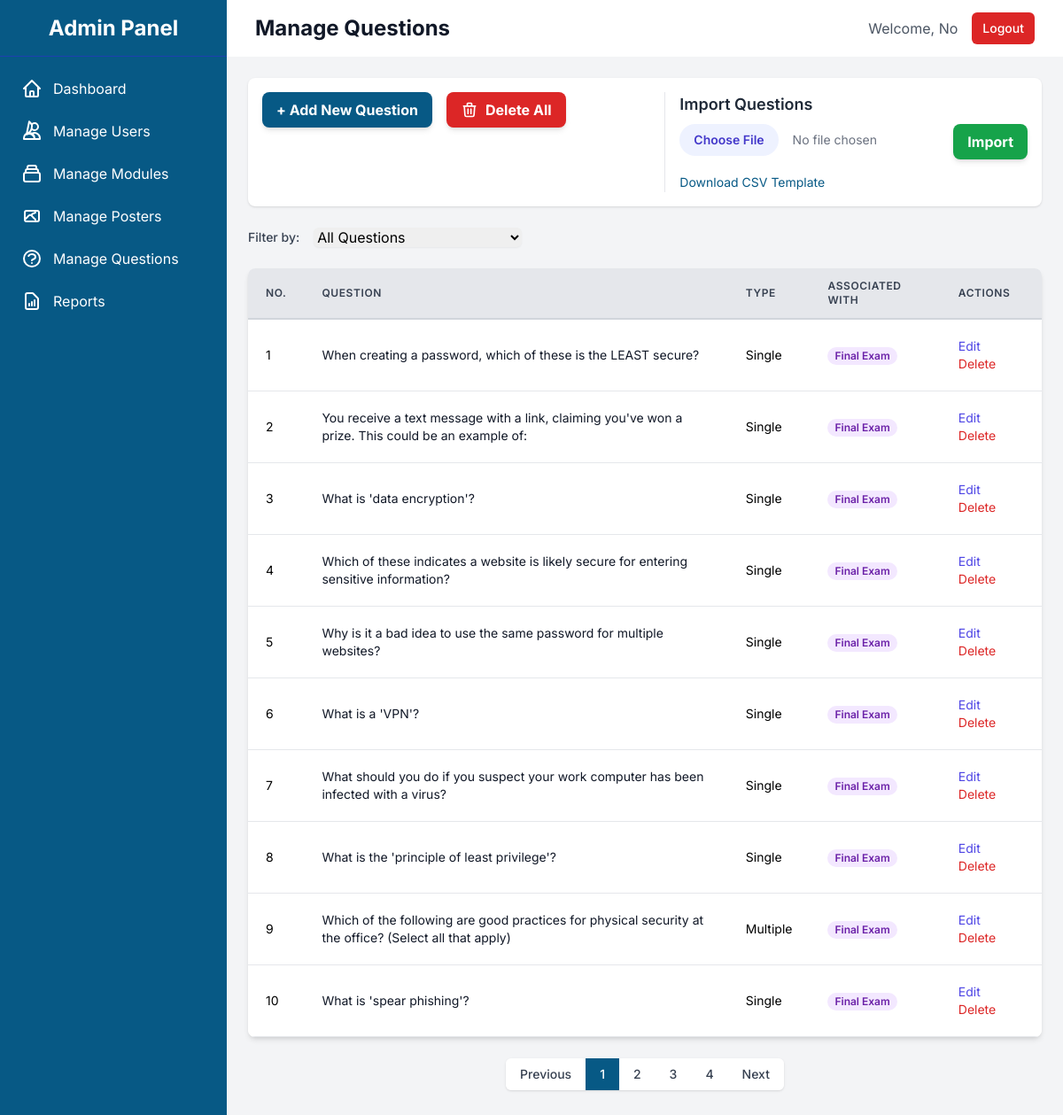
The app's page /admin/manage_questions.php (signed in) with its own data.
### tables this page shows
CREATE TABLE `questions` (
  `id` int(11) NOT NULL,
  `module_id` int(11) DEFAULT NULL,
  `question_text` text NOT NULL,
  `question_type` enum('single','multiple') NOT NULL,
  `is_final_exam_question` tinyint(1) NOT NULL DEFAULT 0,
  `created_at` timestamp NOT NULL DEFAULT current_timestamp()
);

### includes/functions.php (called while the page is built, shortened)
<?php
function escape($data) {
    return htmlspecialchars($data ?? '', ENT_QUOTES, 'UTF-8');
}
?>

### admin/manage_questions.php (the view, shortened to what this page needs)
<?php
$page_title = 'Manage Questions';
require_once '../includes/db_connect.php';
$filter = $_GET['filter'] ?? 'all';
$where_clause = '';
$params = [];
$records_per_page = 10;
$current_page = isset($_GET['page']) && is_numeric($_GET['page']) ? (int)$_GET['page'] : 1;
$offset = ($current_page - 1) * $records_per_page;
try {
    $total_records_sql = "SELECT COUNT(*) FROM questions q " . $where_clause;
    $total_records_stmt = $pdo->prepare($total_records_sql);
    $total_records_stmt->execute($params);
    $total_records = $total_records_stmt->fetchColumn();
    $total_pages = ceil($total_records / $records_per_page);
    $sql = "SELECT q.id, q.question_text, q.question_type, q.is_final_exam_question, m.title as module_title
            FROM questions q
            LEFT JOIN modules m ON q.module_id = m.id
            {$where_clause}
            ORDER BY m.module_order, q.id DESC
            LIMIT :limit OFFSET :offset";
    $stmt = $pdo->prepare($sql);
    $stmt->bindValue(':limit', $records_per_page, PDO::PARAM_INT);
    $stmt->bindValue(':offset', $offset, PDO::PARAM_INT);
    $stmt->execute();
    $questions = $stmt->fetchAll();
} catch (PDOException $e) {
    error_log("Manage Questions Error: " . $e->getMessage());
    $modules = [];
    $questions = [];
    $total_pages = 0;
}
require_once 'includes/header.php';
?>
<div class="container mx-auto">
    <div class="md:flex justify-between items-start mb-6 bg-white p-4 rounded-lg shadow">
        <div class="flex items-start gap-4">
            <button id="add-question-btn" class="bg-primary hover:bg-primary-dark text-white font-bold py-2 px-4 rounded-lg shadow-md transition-colors">
                + Add New Question
            </button>
            <button id="delete-all-questions-btn" class="bg-red-600 hover:bg-red-700 text-white font-bold py-2 px-4 rounded-lg shadow-md transition-colors flex items-center gap-2">
                <svg class="w-5 h-5" fill="none" stroke="currentColor" viewBox="0 0 24 24"><path stroke-linecap="round" stroke-linejoin="round" stroke-width="2" d="M19 7l-.867 12.142A2 2 0 0116.138 21H7.862a2 2 0 01-1.995-1.858L5 7m5 4v6m4-6v6m1-10V4a1 1 0 00-1-1h-4a1 1 0 00-1 1v3M4 7h16"></path></svg>
                Delete All
            </button>
        </div>
        <div class="border-t md:border-t-0 md:border-l border-gray-200 pt-4 md:pt-0 md:pl-4 w-full md:w-auto mt-4 md:mt-0">
            <h3 class="text-lg font-semibold text-gray-800 mb-2">Import Questions</h3>
            <form id="import-form" enctype="multipart/form-data" class="flex flex-col sm:flex-row items-start gap-2">
                <input type="file" name="import_file" required accept=".csv, application/vnd.openxmlformats-officedocument.spreadsheetml.sheet, application/vnd.ms-excel" class="block w-full text-sm text-gray-500 file:mr-4 file:py-2 file:px-4 file:rounded-full file:border-0 file:text-sm file:font-semibold file:bg-indigo-50 file:text-indigo-700 hover:file:bg-indigo-100">
                <button type="submit" class="bg-green-600 hover:bg-green-700 text-white font-bold py-2 px-4 rounded-lg shadow-md transition-colors w-full sm:w-auto">Import</button>
            </form>
            <a href="../assets/templates/question_template.csv" download class="text-sm text-primary hover:underline mt-2 inline-block">Download CSV Template</a>
        </div>
    </div>
    <div class="mb-6">
        <form method="GET" class="flex items-center gap-4">
            <label for="filter" class="text-sm font-medium text-gray-700">Filter by:</label>
            <select name="filter" id="filter" onchange="this.form.submit()" class="rounded-md border-gray-300 shadow-sm">
                <option value="all" <?= $filter === 'all' ? 'selected' : '' ?>>All Questions</option>
            </select>
        </form>
    </div>
    <div class="bg-white shadow-md rounded-lg overflow-x-auto">
        <table class="min-w-full leading-normal">
            <thead class="bg-gray-200">
                <tr>
                    <th class="px-5 py-3 border-b-2 border-gray-300 text-left text-xs font-semibold text-gray-700 uppercase tracking-wider">No.</th>
                    <th class="px-5 py-3 border-b-2 border-gray-300 text-left text-xs font-semibold text-gray-700 uppercase tracking-wider">Question</th>
                    <th class="px-5 py-3 border-b-2 border-gray-300 text-left text-xs font-semibold text-gray-700 uppercase tracking-wider">Type</th>
                    <th class="px-5 py-3 border-b-2 border-gray-300 text-left text-xs font-semibold text-gray-700 uppercase tracking-wider">Associated With</th>
                    <th class="px-5 py-3 border-b-2 border-gray-300 text-left text-xs font-semibold text-gray-700 uppercase tracking-wider">Actions</th>
                </tr>
            </thead>
            <tbody>
                <?php if (empty($questions)): ?>
                     <tr>
                        <td colspan="5" class="text-center py-10 text-gray-500">No questions found for this filter.</td>
                    </tr>
                <?php else: ?>
                    <?php foreach ($questions as $index => $q): ?>
                        <tr id="question-row-<?= $q['id'] ?>">
                            <td class="px-5 py-5 border-b border-gray-200 bg-white text-sm"><?= $offset + $index + 1 ?></td>
                            <td class="px-5 py-5 border-b border-gray-200 bg-white text-sm">
                                <p class="text-gray-900 whitespace-no-wrap"><?= escape($q['question_text']) ?></p>
                            </td>
                            <td class="px-5 py-5 border-b border-gray-200 bg-white text-sm capitalize"><?= escape($q['question_type']) ?></td>
                            <td class="px-5 py-5 border-b border-gray-200 bg-white text-sm">
                                <?php if ($q['is_final_exam_question']): ?>
                                    <span class="px-2 inline-flex text-xs leading-5 font-semibold rounded-full bg-purple-100 text-purple-800">Final Exam</span>
                                <?php else: ?>
                                    <span class="px-2 inline-flex text-xs leading-5 font-semibold rounded-full bg-blue-100 text-blue-800"><?= escape($q['module_title'] ?? 'N/A') ?></span>
                                <?php endif; ?>
                            </td>
                            <td class="px-5 py-5 border-b border-gray-200 bg-white text-sm">
                                <button onclick="editQuestion(<?= $q['id'] ?>)" class="text-indigo-600 hover:text-indigo-900 mr-3">Edit</button>
                                <button onclick="deleteQuestion(<?= $q['id'] ?>)" class="text-red-600 hover:text-red-900">Delete</button>
                            </td>
                        </tr>
                    <?php endforeach; ?>
                <?php endif; ?>
            </tbody>
        </table>
    </div>
    <?php if ($total_pages > 1): ?>
        <div class="py-6 flex justify-center">
            <nav class="flex rounded-md shadow">
                <a href="?filter=<?= $filter ?>&page=<?= max(1, $current_page - 1) ?>" class="px-4 py-2 text-sm font-medium text-gray-700 bg-white rounded-l-md hover:bg-gray-50">Previous</a>
                <?php for ($i = 1; $i <= $total_pages; $i++): ?>
                    <a href="?filter=<?= $filter ?>&page=<?= $i ?>" class="px-4 py-2 text-sm font-medium <?= $i == $current_page ? 'bg-primary text-white' : 'text-gray-700 bg-white hover:bg-gray-50' ?>"><?= $i ?></a>
                <?php endfor; ?>
                <a href="?filter=<?= $filter ?>&page=<?= min($total_pages, $current_page + 1) ?>" class="px-4 py-2 text-sm font-medium text-gray-700 bg-white rounded-r-md hover:bg-gray-50">Next</a>
            </nav>
        </div>
    <?php endif; ?>
</div>
<?php require_once 'includes/footer.php'; ?>

### admin/includes/header.php (shortened to what this page needs)
<!DOCTYPE html>
<html lang="en" class="h-full bg-gray-100">
<head>
    <script src="https://cdn.tailwindcss.com"></script>
</head>
<body class="h-full">
<div class="flex h-screen bg-gray-100">
    <?php require_once 'sidebar.php';  ?>
    <div class="flex-1 flex flex-col overflow-hidden">
        <header class="bg-white shadow-sm">
            <div class="w-full px-4 sm:px-6 lg:px-8">
                <div class="flex h-16 items-center justify-between">
                    <h1 class="text-2xl font-bold text-gray-900"><?= isset($page_title) ? htmlspecialchars($page_title) : 'Dashboard' ?></h1>
                    <div class="flex items-center">
                        <span class="mr-4 text-gray-600">Welcome, <?= htmlspecialchars($_SESSION['user_first_name']) ?></span>
                        <a href="../api/auth/logout.php" class="rounded-md bg-red-600 px-3 py-2 text-sm font-medium text-white hover:bg-red-700">Logout</a>
                    </div>
                </div>
            </div>
        </header>
        <main class="flex-1 overflow-x-hidden overflow-y-auto bg-gray-100 p-6">

### admin/includes/sidebar.php (shortened to what this page needs)
<aside class="w-64 flex-shrink-0 bg-primary text-white flex flex-col">
    <div class="h-16 flex items-center justify-center text-2xl font-bold border-b border-blue-800">
        Admin Panel
    </div>
    <nav class="flex-1 px-2 py-4 space-y-2">
        <a href="index.php" class="flex items-center px-4 py-2 rounded-md hover:bg-primary-dark transition-colors">
            <svg class="w-6 h-6 mr-3" fill="none" stroke="currentColor" viewBox="0 0 24 24"><path stroke-linecap="round" stroke-linejoin="round" stroke-width="2" d="M3 12l2-2m0 0l7-7 7 7M5 10v10a1 1 0 001 1h3m10-11l2 2m-2-2v10a1 1 0 01-1 1h-3m-6 0a1 1 0 001-1v-4a1 1 0 011-1h2a1 1 0 011 1v4a1 1 0 001 1m-6 0h6"></path></svg>
            Dashboard
        </a>
        <a href="manage_users.php" class="flex items-center px-4 py-2 rounded-md hover:bg-primary-dark transition-colors">
            Manage Users
        </a>
        <a href="manage_modules.php" class="flex items-center px-4 py-2 rounded-md hover:bg-primary-dark transition-colors">
            <svg class="w-6 h-6 mr-3" fill="none" stroke="currentColor" viewBox="0 0 24 24"><path stroke-linecap="round" stroke-linejoin="round" stroke-width="2" d="M19 11H5m14 0a2 2 0 012 2v6a2 2 0 01-2 2H5a2 2 0 01-2-2v-6a2 2 0 012-2m14 0V9a2 2 0 00-2-2M5 11V9a2 2 0 012-2m0 0V5a2 2 0 012-2h6a2 2 0 012 2v2M7 7h10"></path></svg>
            Manage Modules
        </a>
        <a href="manage_posters.php" class="flex items-center px-4 py-2 rounded-md hover:bg-primary-dark transition-colors">
            Manage Posters
        </a>
        <a href="manage_questions.php" class="flex items-center px-4 py-2 rounded-md hover:bg-primary-dark transition-colors">
            Manage Questions
        </a>
        <a href="reports.php" class="flex items-center px-4 py-2 rounded-md hover:bg-primary-dark transition-colors">
            <svg class="w-6 h-6 mr-3" fill="none" stroke="currentColor" viewBox="0 0 24 24"><path stroke-linecap="round" stroke-linejoin="round" stroke-width="2" d="M9 17v-2m3 2v-4m3 4v-6m2 10H7a2 2 0 01-2-2V5a2 2 0 012-2h5.586a1 1 0 01.707.293l5.414 5.414a1 1 0 01.293.707V19a2 2 0 01-2 2z"></path></svg>
            Reports
        </a>
    </nav>
</aside>

### admin/includes/footer.php (shortened to what this page needs)
        </main>
    </div>
</div>
</body>
</html>

### records on screen
questions: index "1", question_text "When creating a password, which of these is the LEAST secure?", question_type "Single", is_final_exam_question "Final Exam"
questions: index "2", question_text "You receive a text message with a link, claiming you've won a prize. This could be an example of:", question_type "Single", is_final_exam_question "Final Exam"
questions: index "3", question_text "What is 'data encryption'?", question_type "Single", is_final_exam_question "Final Exam"
questions: index "4", question_text "Which of these indicates a website is likely secure for entering sensitive information?", question_type "Single", is_final_exam_question "Final Exam"
questions: index "5", question_text "Why is it a bad idea to use the same password for multiple websites?", question_type "Single", is_final_exam_question "Final Exam"
questions: index "6", question_text "What is a 'VPN'?", question_type "Single", is_final_exam_question "Final Exam"
questions: index "7", question_text "What should you do if you suspect your work computer has been infected with a virus?", question_type "Single", is_final_exam_question "Final Exam"
questions: index "8", question_text "What is the 'principle of least privilege'?", question_type "Single", is_final_exam_question "Final Exam"
questions: index "9", question_text "Which of the following are good practices for physical security at the office? (Select all that apply)", question_type "Multiple", is_final_exam_question "Final Exam"
questions: index "10", question_text "What is 'spear phishing'?", question_type "Single", is_final_exam_question "Final Exam"

### other values on screen
$page_title "Manage Questions"
$_SESSION['user_first_name'] "No"
